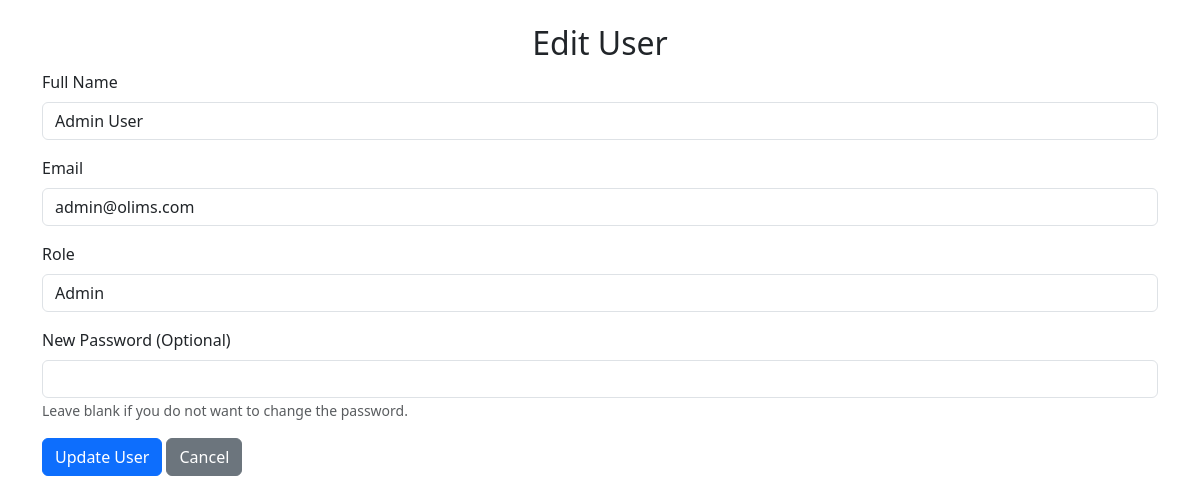
Page /edit_user.php?id=1 (signed in) on the committed database.
### tables this page shows
CREATE TABLE users (
    user_id INT AUTO_INCREMENT PRIMARY KEY,
    full_name VARCHAR(100) NOT NULL,
    email VARCHAR(100) UNIQUE NOT NULL,
    password VARCHAR(255) NOT NULL,
    role ENUM('admin', 'lecturer', 'student') NOT NULL,
    created_at TIMESTAMP DEFAULT CURRENT_TIMESTAMP
);

### edit_user.php (the view, shortened to what this page needs)
<?php
include 'db_connect.php';
if (isset($_GET['id'])) {
    $user_id = $_GET['id'];
    $sql = "SELECT full_name, email, role FROM users WHERE user_id = ?";
    $stmt = $conn->prepare($sql);
    $stmt->bind_param("i", $user_id);
    $stmt->execute();
    $stmt->store_result();
    $stmt->bind_result($full_name, $email, $role);
}
?>
<!DOCTYPE html>
<html lang="en">
<head>
    <link href="https://cdn.jsdelivr.net/npm/bootstrap@5.3.0/dist/css/bootstrap.min.css" rel="stylesheet">
</head>
<body>
<div class="container mt-4">
    <h2 class="text-center">Edit User</h2>
    <form action="edit_user.php" method="POST">
        <div class="mb-3">
            <label for="full_name" class="form-label">Full Name</label>
            <input type="text" name="full_name" class="form-control" value="<?= htmlspecialchars($full_name) ?>" required>
        </div>
        <div class="mb-3">
            <label for="email" class="form-label">Email</label>
            <input type="email" name="email" class="form-control" value="<?= htmlspecialchars($email) ?>" required>
        </div>
        <div class="mb-3">
            <label for="role" class="form-label">Role</label>
            <select name="role" class="form-control">
                <option value="admin" <?= $role === 'admin' ? 'selected' : '' ?>>Admin</option>
            </select>
        </div>
        <div class="mb-3">
            <label for="password" class="form-label">New Password (Optional)</label>
            <input type="password" name="password" class="form-control">
            <small class="text-muted">Leave blank if you do not want to change the password.</small>
        </div>
        <button type="submit" class="btn btn-primary">Update User</button>
        <a href="manage_users.php" class="btn btn-secondary">Cancel</a>
    </form>
</div>
</body>
</html>

### rows in the picture
users: full_name "Admin User", email "admin@olims.com", role "Admin"
